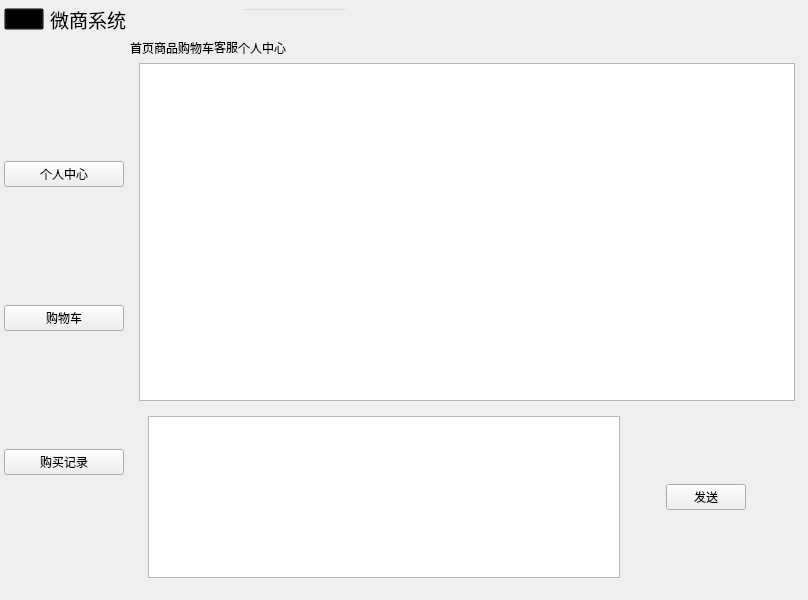
<?xml version="1.0" encoding="UTF-8"?>
<ui version="4.0">
 <class>MainWindow</class>
 <widget class="QMainWindow" name="MainWindow">
  <property name="geometry">
   <rect>
    <x>0</x>
    <y>0</y>
    <width>808</width>
    <height>600</height>
   </rect>
  </property>
  <property name="sizePolicy">
   <sizepolicy hsizetype="Fixed" vsizetype="Fixed">
    <horstretch>0</horstretch>
    <verstretch>0</verstretch>
   </sizepolicy>
  </property>
  <property name="windowTitle">
   <string>MainWindow</string>
  </property>
  <property name="styleSheet">
   <string notr="true">/*background-color: qlineargradient(spread:pad, x1:0.466, y1:0, x2:0.477, y2:1, stop:0.0795455 rgba(202, 164, 188, 255), stop:1 rgba(255, 255, 255, 255));
background-color: rgb(247, 249, 252);*/
font: 14pt &quot;华文中宋&quot;;
alternate-background-color: rgb(255, 219, 254);</string>
  </property>
  <widget class="QWidget" name="centralwidget">
   <layout class="QVBoxLayout" name="verticalLayout">
    <property name="leftMargin">
     <number>4</number>
    </property>
    <property name="topMargin">
     <number>4</number>
    </property>
    <property name="rightMargin">
     <number>4</number>
    </property>
    <property name="bottomMargin">
     <number>4</number>
    </property>
    <item>
     <widget class="QWidget" name="titleBar" native="true">
      <property name="sizePolicy">
       <sizepolicy hsizetype="Minimum" vsizetype="Minimum">
        <horstretch>0</horstretch>
        <verstretch>0</verstretch>
       </sizepolicy>
      </property>
      <property name="maximumSize">
       <size>
        <width>800</width>
        <height>30</height>
       </size>
      </property>
      <property name="styleSheet">
       <string notr="true">background-color: rgba(0, 0, 0, 0);</string>
      </property>
      <layout class="QHBoxLayout" name="horizontalLayout">
       <property name="spacing">
        <number>5</number>
       </property>
       <property name="leftMargin">
        <number>0</number>
       </property>
       <property name="topMargin">
        <number>0</number>
       </property>
       <property name="rightMargin">
        <number>0</number>
       </property>
       <property name="bottomMargin">
        <number>0</number>
       </property>
       <item>
        <widget class="QWidget" name="ICON" native="true">
         <layout class="QHBoxLayout" name="horizontalLayout_3">
          <property name="leftMargin">
           <number>0</number>
          </property>
          <property name="topMargin">
           <number>0</number>
          </property>
          <property name="bottomMargin">
           <number>0</number>
          </property>
          <item>
           <widget class="QPushButton" name="iconButton">
            <property name="cursor">
             <cursorShape>PointingHandCursor</cursorShape>
            </property>
            <property name="text">
             <string/>
            </property>
            <property name="icon">
             <iconset resource="resource.qrc">
              <normaloff>:/TitleBar/icons/ICON.png</normaloff>:/TitleBar/icons/ICON.png</iconset>
            </property>
            <property name="iconSize">
             <size>
              <width>30</width>
              <height>30</height>
             </size>
            </property>
            <property name="flat">
             <bool>false</bool>
            </property>
           </widget>
          </item>
          <item>
           <widget class="QLabel" name="appName">
            <property name="font">
             <font>
              <family>华文中宋</family>
              <pointsize>14</pointsize>
              <italic>false</italic>
              <bold>false</bold>
             </font>
            </property>
            <property name="text">
             <string>微商系统</string>
            </property>
           </widget>
          </item>
         </layout>
        </widget>
       </item>
       <item>
        <spacer name="horizontalSpacer_2">
         <property name="orientation">
          <enum>Qt::Orientation::Horizontal</enum>
         </property>
         <property name="sizeType">
          <enum>QSizePolicy::Policy::MinimumExpanding</enum>
         </property>
         <property name="sizeHint" stdset="0">
          <size>
           <width>100</width>
           <height>20</height>
          </size>
         </property>
        </spacer>
       </item>
       <item>
        <widget class="QWidget" name="searchWidget" native="true">
         <property name="enabled">
          <bool>true</bool>
         </property>
         <property name="sizePolicy">
          <sizepolicy hsizetype="Fixed" vsizetype="Fixed">
           <horstretch>0</horstretch>
           <verstretch>0</verstretch>
          </sizepolicy>
         </property>
         <layout class="QHBoxLayout" name="horizontalLayout_2">
          <property name="leftMargin">
           <number>0</number>
          </property>
          <property name="topMargin">
           <number>0</number>
          </property>
          <property name="rightMargin">
           <number>0</number>
          </property>
          <property name="bottomMargin">
           <number>0</number>
          </property>
          <item>
           <widget class="QLineEdit" name="searchLineEdit"/>
          </item>
          <item>
           <widget class="QPushButton" name="searchButton">
            <property name="cursor">
             <cursorShape>PointingHandCursor</cursorShape>
            </property>
            <property name="text">
             <string/>
            </property>
            <property name="icon">
             <iconset resource="resource.qrc">
              <normaloff>:/TitleBar/icons/searchButton.png</normaloff>:/TitleBar/icons/searchButton.png</iconset>
            </property>
            <property name="flat">
             <bool>true</bool>
            </property>
           </widget>
          </item>
         </layout>
        </widget>
       </item>
       <item>
        <spacer name="horizontalSpacer">
         <property name="orientation">
          <enum>Qt::Orientation::Horizontal</enum>
         </property>
         <property name="sizeHint" stdset="0">
          <size>
           <width>788</width>
           <height>30</height>
          </size>
         </property>
        </spacer>
       </item>
       <item>
        <widget class="QPushButton" name="themeButton">
         <property name="sizePolicy">
          <sizepolicy hsizetype="Fixed" vsizetype="Fixed">
           <horstretch>0</horstretch>
           <verstretch>0</verstretch>
          </sizepolicy>
         </property>
         <property name="minimumSize">
          <size>
           <width>30</width>
           <height>30</height>
          </size>
         </property>
         <property name="maximumSize">
          <size>
           <width>30</width>
           <height>30</height>
          </size>
         </property>
         <property name="text">
          <string/>
         </property>
         <property name="icon">
          <iconset resource="resource.qrc">
           <normaloff>:/TitleBar/icons/theme.png</normaloff>:/TitleBar/icons/theme.png</iconset>
         </property>
         <property name="iconSize">
          <size>
           <width>20</width>
           <height>20</height>
          </size>
         </property>
         <property name="flat">
          <bool>true</bool>
         </property>
        </widget>
       </item>
       <item>
        <widget class="QPushButton" name="loginButton">
         <property name="sizePolicy">
          <sizepolicy hsizetype="Fixed" vsizetype="Fixed">
           <horstretch>0</horstretch>
           <verstretch>0</verstretch>
          </sizepolicy>
         </property>
         <property name="minimumSize">
          <size>
           <width>30</width>
           <height>30</height>
          </size>
         </property>
         <property name="maximumSize">
          <size>
           <width>30</width>
           <height>30</height>
          </size>
         </property>
         <property name="cursor">
          <cursorShape>PointingHandCursor</cursorShape>
         </property>
         <property name="text">
          <string/>
         </property>
         <property name="icon">
          <iconset resource="resource.qrc">
           <normaloff>:/TitleBar/icons/login.png</normaloff>:/TitleBar/icons/login.png</iconset>
         </property>
         <property name="iconSize">
          <size>
           <width>20</width>
           <height>20</height>
          </size>
         </property>
         <property name="flat">
          <bool>true</bool>
         </property>
        </widget>
       </item>
       <item>
        <widget class="QPushButton" name="minimizeButton">
         <property name="sizePolicy">
          <sizepolicy hsizetype="Fixed" vsizetype="Fixed">
           <horstretch>0</horstretch>
           <verstretch>0</verstretch>
          </sizepolicy>
         </property>
         <property name="minimumSize">
          <size>
           <width>30</width>
           <height>30</height>
          </size>
         </property>
         <property name="maximumSize">
          <size>
           <width>30</width>
           <height>30</height>
          </size>
         </property>
         <property name="text">
          <string/>
         </property>
         <property name="icon">
          <iconset resource="resource.qrc">
           <normaloff>:/TitleBar/icons/minimize.png</normaloff>:/TitleBar/icons/minimize.png</iconset>
         </property>
         <property name="flat">
          <bool>true</bool>
         </property>
        </widget>
       </item>
       <item>
        <widget class="QPushButton" name="closeButton">
         <property name="sizePolicy">
          <sizepolicy hsizetype="Fixed" vsizetype="Fixed">
           <horstretch>0</horstretch>
           <verstretch>0</verstretch>
          </sizepolicy>
         </property>
         <property name="minimumSize">
          <size>
           <width>30</width>
           <height>30</height>
          </size>
         </property>
         <property name="maximumSize">
          <size>
           <width>30</width>
           <height>30</height>
          </size>
         </property>
         <property name="text">
          <string/>
         </property>
         <property name="icon">
          <iconset resource="resource.qrc">
           <normaloff>:/TitleBar/icons/close.png</normaloff>:/TitleBar/icons/close.png</iconset>
         </property>
         <property name="flat">
          <bool>true</bool>
         </property>
        </widget>
       </item>
      </layout>
     </widget>
    </item>
    <item>
     <widget class="QWidget" name="mainWidget" native="true">
      <property name="font">
       <font>
        <family>华文中宋</family>
        <pointsize>14</pointsize>
        <italic>false</italic>
        <bold>false</bold>
       </font>
      </property>
      <property name="styleSheet">
       <string notr="true">/*background-color: rgba(0, 0, 0, 0);</string>
      </property>
      <layout class="QHBoxLayout" name="horizontalLayout_4">
       <property name="leftMargin">
        <number>0</number>
       </property>
       <property name="topMargin">
        <number>0</number>
       </property>
       <property name="rightMargin">
        <number>0</number>
       </property>
       <property name="bottomMargin">
        <number>0</number>
       </property>
       <item>
        <widget class="QWidget" name="menuWidget" native="true">
         <property name="sizePolicy">
          <sizepolicy hsizetype="MinimumExpanding" vsizetype="Preferred">
           <horstretch>0</horstretch>
           <verstretch>0</verstretch>
          </sizepolicy>
         </property>
         <property name="maximumSize">
          <size>
           <width>120</width>
           <height>16777215</height>
          </size>
         </property>
         <property name="layoutDirection">
          <enum>Qt::LayoutDirection::LeftToRight</enum>
         </property>
         <layout class="QVBoxLayout" name="verticalLayout_2">
          <property name="leftMargin">
           <number>0</number>
          </property>
          <property name="rightMargin">
           <number>0</number>
          </property>
          <item>
           <widget class="QPushButton" name="profileButton">
            <property name="cursor">
             <cursorShape>PointingHandCursor</cursorShape>
            </property>
            <property name="text">
             <string>个人中心</string>
            </property>
           </widget>
          </item>
          <item>
           <widget class="QPushButton" name="shoppingCartButton">
            <property name="cursor">
             <cursorShape>PointingHandCursor</cursorShape>
            </property>
            <property name="text">
             <string>购物车</string>
            </property>
            <property name="iconSize">
             <size>
              <width>18</width>
              <height>18</height>
             </size>
            </property>
            <property name="flat">
             <bool>false</bool>
            </property>
           </widget>
          </item>
          <item>
           <widget class="QPushButton" name="shoppingRecordButton">
            <property name="cursor">
             <cursorShape>PointingHandCursor</cursorShape>
            </property>
            <property name="text">
             <string>购买记录</string>
            </property>
            <property name="iconSize">
             <size>
              <width>20</width>
              <height>20</height>
             </size>
            </property>
           </widget>
          </item>
         </layout>
        </widget>
       </item>
       <item>
        <widget class="QTabWidget" name="tabWidget">
         <property name="sizePolicy">
          <sizepolicy hsizetype="Expanding" vsizetype="Expanding">
           <horstretch>0</horstretch>
           <verstretch>0</verstretch>
          </sizepolicy>
         </property>
         <property name="maximumSize">
          <size>
           <width>16777215</width>
           <height>16777215</height>
          </size>
         </property>
         <property name="cursor">
          <cursorShape>ArrowCursor</cursorShape>
         </property>
         <property name="styleSheet">
          <string notr="true">QTabBar::tab {
         border: none;                 // 去除标签的边框
         border-bottom-color: transparent; // 如果需要，去除底部边框的颜色（通常是分隔线）
		background: transparent;        // 设置标签背景为透明
}
QTabBar {
    border: none;                  // 去除整个标签栏的边框
}
QTabWidget::pane {
    border: none;                  // 去除内容区域的边框
}</string>
         </property>
         <property name="tabPosition">
          <enum>QTabWidget::TabPosition::North</enum>
         </property>
         <property name="currentIndex">
          <number>3</number>
         </property>
         <property name="elideMode">
          <enum>Qt::TextElideMode::ElideNone</enum>
         </property>
         <widget class="QWidget" name="homeTab">
          <attribute name="title">
           <string>首页</string>
          </attribute>
         </widget>
         <widget class="QWidget" name="commodityTab">
          <attribute name="title">
           <string>商品</string>
          </attribute>
         </widget>
         <widget class="QWidget" name="shoppingcartTab">
          <attribute name="title">
           <string>购物车</string>
          </attribute>
         </widget>
         <widget class="QWidget" name="supportTab">
          <attribute name="title">
           <string>客服</string>
          </attribute>
          <layout class="QVBoxLayout" name="verticalLayout_4">
           <item>
            <widget class="QListWidget" name="listWidget"/>
           </item>
           <item>
            <widget class="QWidget" name="widget_5" native="true">
             <property name="sizePolicy">
              <sizepolicy hsizetype="Preferred" vsizetype="Fixed">
               <horstretch>0</horstretch>
               <verstretch>0</verstretch>
              </sizepolicy>
             </property>
             <property name="maximumSize">
              <size>
               <width>16777215</width>
               <height>180</height>
              </size>
             </property>
             <layout class="QHBoxLayout" name="horizontalLayout_7">
              <item>
               <widget class="QTextEdit" name="textEdit"/>
              </item>
              <item>
               <spacer name="horizontalSpacer_6">
                <property name="orientation">
                 <enum>Qt::Orientation::Horizontal</enum>
                </property>
                <property name="sizeType">
                 <enum>QSizePolicy::Policy::Fixed</enum>
                </property>
                <property name="sizeHint" stdset="0">
                 <size>
                  <width>40</width>
                  <height>20</height>
                 </size>
                </property>
               </spacer>
              </item>
              <item>
               <widget class="QPushButton" name="pushButton">
                <property name="cursor">
                 <cursorShape>PointingHandCursor</cursorShape>
                </property>
                <property name="text">
                 <string>发送</string>
                </property>
               </widget>
              </item>
              <item>
               <spacer name="horizontalSpacer_7">
                <property name="orientation">
                 <enum>Qt::Orientation::Horizontal</enum>
                </property>
                <property name="sizeType">
                 <enum>QSizePolicy::Policy::Fixed</enum>
                </property>
                <property name="sizeHint" stdset="0">
                 <size>
                  <width>40</width>
                  <height>20</height>
                 </size>
                </property>
               </spacer>
              </item>
             </layout>
            </widget>
           </item>
          </layout>
         </widget>
         <widget class="QWidget" name="profileTab">
          <attribute name="title">
           <string>个人中心</string>
          </attribute>
          <layout class="QVBoxLayout" name="verticalLayout_3">
           <item>
            <widget class="QWidget" name="widget_3" native="true">
             <property name="maximumSize">
              <size>
               <width>16777215</width>
               <height>100</height>
              </size>
             </property>
             <layout class="QHBoxLayout" name="horizontalLayout_6">
              <property name="leftMargin">
               <number>0</number>
              </property>
              <property name="topMargin">
               <number>0</number>
              </property>
              <property name="rightMargin">
               <number>0</number>
              </property>
              <property name="bottomMargin">
               <number>0</number>
              </property>
              <item>
               <widget class="QPushButton" name="avatarButton">
                <property name="maximumSize">
                 <size>
                  <width>100</width>
                  <height>100</height>
                 </size>
                </property>
                <property name="text">
                 <string/>
                </property>
               </widget>
              </item>
             </layout>
            </widget>
           </item>
           <item>
            <widget class="QWidget" name="widget" native="true">
             <property name="sizePolicy">
              <sizepolicy hsizetype="Preferred" vsizetype="Preferred">
               <horstretch>0</horstretch>
               <verstretch>0</verstretch>
              </sizepolicy>
             </property>
             <layout class="QGridLayout" name="gridLayout">
              <property name="leftMargin">
               <number>0</number>
              </property>
              <property name="topMargin">
               <number>0</number>
              </property>
              <property name="rightMargin">
               <number>0</number>
              </property>
              <property name="bottomMargin">
               <number>0</number>
              </property>
              <item row="4" column="1">
               <widget class="QLabel" name="signTimeLabel">
                <property name="text">
                 <string>注册时间</string>
                </property>
               </widget>
              </item>
              <item row="5" column="1">
               <widget class="QLabel" name="avatarLabel">
                <property name="text">
                 <string>头像</string>
                </property>
               </widget>
              </item>
              <item row="3" column="1">
               <widget class="QLabel" name="boughtLabel">
                <property name="text">
                 <string>购买数量</string>
                </property>
               </widget>
              </item>
              <item row="2" column="1">
               <widget class="QLabel" name="phoneLabel">
                <property name="text">
                 <string>手机号</string>
                </property>
               </widget>
              </item>
              <item row="3" column="0">
               <spacer name="horizontalSpacer_4">
                <property name="orientation">
                 <enum>Qt::Orientation::Horizontal</enum>
                </property>
                <property name="sizeHint" stdset="0">
                 <size>
                  <width>40</width>
                  <height>20</height>
                 </size>
                </property>
               </spacer>
              </item>
              <item row="2" column="3">
               <widget class="QLineEdit" name="phoneLineEdit"/>
              </item>
              <item row="0" column="1">
               <widget class="QLabel" name="userIdLabel">
                <property name="text">
                 <string>用户编号</string>
                </property>
               </widget>
              </item>
              <item row="3" column="3">
               <widget class="QLabel" name="boughtShowLabel">
                <property name="sizePolicy">
                 <sizepolicy hsizetype="Preferred" vsizetype="Fixed">
                  <horstretch>0</horstretch>
                  <verstretch>0</verstretch>
                 </sizepolicy>
                </property>
                <property name="maximumSize">
                 <size>
                  <width>16777215</width>
                  <height>30</height>
                 </size>
                </property>
                <property name="text">
                 <string>TextLabel</string>
                </property>
               </widget>
              </item>
              <item row="0" column="3">
               <widget class="QLabel" name="userIdShowLabel">
                <property name="sizePolicy">
                 <sizepolicy hsizetype="Preferred" vsizetype="Fixed">
                  <horstretch>0</horstretch>
                  <verstretch>0</verstretch>
                 </sizepolicy>
                </property>
                <property name="maximumSize">
                 <size>
                  <width>16777215</width>
                  <height>30</height>
                 </size>
                </property>
                <property name="text">
                 <string>TextLabel</string>
                </property>
               </widget>
              </item>
              <item row="4" column="3">
               <widget class="QLabel" name="signTimeShowLabel">
                <property name="sizePolicy">
                 <sizepolicy hsizetype="Preferred" vsizetype="Fixed">
                  <horstretch>0</horstretch>
                  <verstretch>0</verstretch>
                 </sizepolicy>
                </property>
                <property name="maximumSize">
                 <size>
                  <width>16777215</width>
                  <height>30</height>
                 </size>
                </property>
                <property name="text">
                 <string>TextLabel</string>
                </property>
               </widget>
              </item>
              <item row="6" column="1">
               <widget class="QLabel" name="passWordLabel">
                <property name="text">
                 <string>密码</string>
                </property>
               </widget>
              </item>
              <item row="3" column="2">
               <spacer name="horizontalSpacer_3">
                <property name="orientation">
                 <enum>Qt::Orientation::Horizontal</enum>
                </property>
                <property name="sizeType">
                 <enum>QSizePolicy::Policy::Fixed</enum>
                </property>
                <property name="sizeHint" stdset="0">
                 <size>
                  <width>40</width>
                  <height>20</height>
                 </size>
                </property>
               </spacer>
              </item>
              <item row="1" column="3">
               <widget class="QLineEdit" name="userNameLineEdit"/>
              </item>
              <item row="1" column="1">
               <widget class="QLabel" name="userNameLabel">
                <property name="text">
                 <string>用户名</string>
                </property>
               </widget>
              </item>
              <item row="6" column="3">
               <widget class="QLineEdit" name="passWordLineEdit"/>
              </item>
              <item row="5" column="3">
               <widget class="QLineEdit" name="avatarLineEdit"/>
              </item>
              <item row="3" column="4">
               <spacer name="horizontalSpacer_5">
                <property name="orientation">
                 <enum>Qt::Orientation::Horizontal</enum>
                </property>
                <property name="sizeType">
                 <enum>QSizePolicy::Policy::MinimumExpanding</enum>
                </property>
                <property name="sizeHint" stdset="0">
                 <size>
                  <width>100</width>
                  <height>20</height>
                 </size>
                </property>
               </spacer>
              </item>
             </layout>
            </widget>
           </item>
           <item>
            <widget class="QWidget" name="widget_2" native="true">
             <property name="sizePolicy">
              <sizepolicy hsizetype="Preferred" vsizetype="Fixed">
               <horstretch>0</horstretch>
               <verstretch>0</verstretch>
              </sizepolicy>
             </property>
             <property name="maximumSize">
              <size>
               <width>16777215</width>
               <height>80</height>
              </size>
             </property>
             <layout class="QHBoxLayout" name="horizontalLayout_5">
              <item>
               <widget class="QPushButton" name="saveButton">
                <property name="sizePolicy">
                 <sizepolicy hsizetype="Fixed" vsizetype="Fixed">
                  <horstretch>0</horstretch>
                  <verstretch>0</verstretch>
                 </sizepolicy>
                </property>
                <property name="text">
                 <string>保存</string>
                </property>
               </widget>
              </item>
             </layout>
            </widget>
           </item>
          </layout>
         </widget>
        </widget>
       </item>
      </layout>
     </widget>
    </item>
   </layout>
  </widget>
 </widget>
 <resources>
  <include location="resource.qrc"/>
 </resources>
 <connections/>
</ui>
